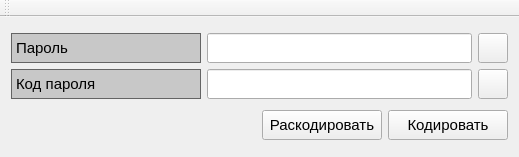
<?xml version="1.0" encoding="UTF-8"?>
<ui version="4.0">
 <class>MainWindow</class>
 <widget class="QMainWindow" name="MainWindow">
  <property name="geometry">
   <rect>
    <x>0</x>
    <y>0</y>
    <width>519</width>
    <height>157</height>
   </rect>
  </property>
  <property name="windowTitle">
   <string>MainWindow</string>
  </property>
  <widget class="QWidget" name="centralWidget">
   <layout class="QVBoxLayout" name="verticalLayout">
    <item>
     <layout class="QGridLayout" name="gridLayout">
      <item row="0" column="0">
       <widget class="QLabel" name="lbldbhost">
        <property name="minimumSize">
         <size>
          <width>190</width>
          <height>30</height>
         </size>
        </property>
        <property name="font">
         <font>
          <family>Tahoma</family>
          <pointsize>11</pointsize>
          <weight>50</weight>
          <bold>false</bold>
         </font>
        </property>
        <property name="styleSheet">
         <string notr="true">border: 1px solid rgb(100,100,100);
background-color: rgb(200, 200, 200);</string>
        </property>
        <property name="text">
         <string>Пароль</string>
        </property>
       </widget>
      </item>
      <item row="0" column="1">
       <widget class="QLineEdit" name="edtPassword">
        <property name="minimumSize">
         <size>
          <width>200</width>
          <height>30</height>
         </size>
        </property>
        <property name="font">
         <font>
          <family>Tahoma</family>
          <pointsize>11</pointsize>
          <weight>50</weight>
          <bold>false</bold>
         </font>
        </property>
        <property name="maxLength">
         <number>32</number>
        </property>
        <property name="alignment">
         <set>Qt::AlignRight|Qt::AlignTrailing|Qt::AlignVCenter</set>
        </property>
       </widget>
      </item>
      <item row="0" column="2">
       <widget class="QToolButton" name="btnClearPassword">
        <property name="minimumSize">
         <size>
          <width>30</width>
          <height>30</height>
         </size>
        </property>
        <property name="text">
         <string/>
        </property>
        <property name="icon">
         <iconset>
          <normalon>:/img/eraser.ico</normalon>
         </iconset>
        </property>
        <property name="iconSize">
         <size>
          <width>20</width>
          <height>20</height>
         </size>
        </property>
       </widget>
      </item>
      <item row="1" column="0">
       <widget class="QLabel" name="lbldbport">
        <property name="enabled">
         <bool>true</bool>
        </property>
        <property name="minimumSize">
         <size>
          <width>190</width>
          <height>30</height>
         </size>
        </property>
        <property name="font">
         <font>
          <family>Tahoma</family>
          <pointsize>11</pointsize>
          <weight>50</weight>
          <bold>false</bold>
         </font>
        </property>
        <property name="styleSheet">
         <string notr="true">border: 1px solid rgb(100,100,100);
background-color: rgb(200, 200, 200);</string>
        </property>
        <property name="text">
         <string>Код пароля</string>
        </property>
       </widget>
      </item>
      <item row="1" column="1">
       <widget class="QLineEdit" name="edtCode">
        <property name="enabled">
         <bool>true</bool>
        </property>
        <property name="minimumSize">
         <size>
          <width>200</width>
          <height>30</height>
         </size>
        </property>
        <property name="font">
         <font>
          <family>Tahoma</family>
          <pointsize>11</pointsize>
          <weight>50</weight>
          <bold>false</bold>
         </font>
        </property>
        <property name="maxLength">
         <number>32</number>
        </property>
        <property name="alignment">
         <set>Qt::AlignRight|Qt::AlignTrailing|Qt::AlignVCenter</set>
        </property>
       </widget>
      </item>
      <item row="1" column="2">
       <widget class="QToolButton" name="btnClearCode">
        <property name="minimumSize">
         <size>
          <width>30</width>
          <height>30</height>
         </size>
        </property>
        <property name="text">
         <string/>
        </property>
        <property name="icon">
         <iconset>
          <normalon>:/img/eraser.ico</normalon>
         </iconset>
        </property>
        <property name="iconSize">
         <size>
          <width>20</width>
          <height>20</height>
         </size>
        </property>
       </widget>
      </item>
     </layout>
    </item>
    <item>
     <layout class="QHBoxLayout" name="horizontalLayout">
      <item>
       <spacer name="horizontalSpacer">
        <property name="orientation">
         <enum>Qt::Horizontal</enum>
        </property>
        <property name="sizeHint" stdset="0">
         <size>
          <width>168</width>
          <height>13</height>
         </size>
        </property>
       </spacer>
      </item>
      <item>
       <widget class="QPushButton" name="btnDecode">
        <property name="minimumSize">
         <size>
          <width>120</width>
          <height>30</height>
         </size>
        </property>
        <property name="font">
         <font>
          <pointsize>11</pointsize>
         </font>
        </property>
        <property name="text">
         <string>Раскодировать</string>
        </property>
       </widget>
      </item>
      <item>
       <widget class="QPushButton" name="btnSave">
        <property name="minimumSize">
         <size>
          <width>120</width>
          <height>30</height>
         </size>
        </property>
        <property name="font">
         <font>
          <family>Tahoma</family>
          <pointsize>11</pointsize>
          <weight>50</weight>
          <bold>false</bold>
         </font>
        </property>
        <property name="text">
         <string>Кодировать</string>
        </property>
        <property name="autoDefault">
         <bool>false</bool>
        </property>
       </widget>
      </item>
     </layout>
    </item>
   </layout>
  </widget>
  <widget class="QMenuBar" name="menuBar">
   <property name="geometry">
    <rect>
     <x>0</x>
     <y>0</y>
     <width>519</width>
     <height>21</height>
    </rect>
   </property>
  </widget>
  <widget class="QToolBar" name="mainToolBar">
   <attribute name="toolBarArea">
    <enum>TopToolBarArea</enum>
   </attribute>
   <attribute name="toolBarBreak">
    <bool>false</bool>
   </attribute>
  </widget>
 </widget>
 <layoutdefault spacing="6" margin="11"/>
 <resources/>
 <connections/>
</ui>
